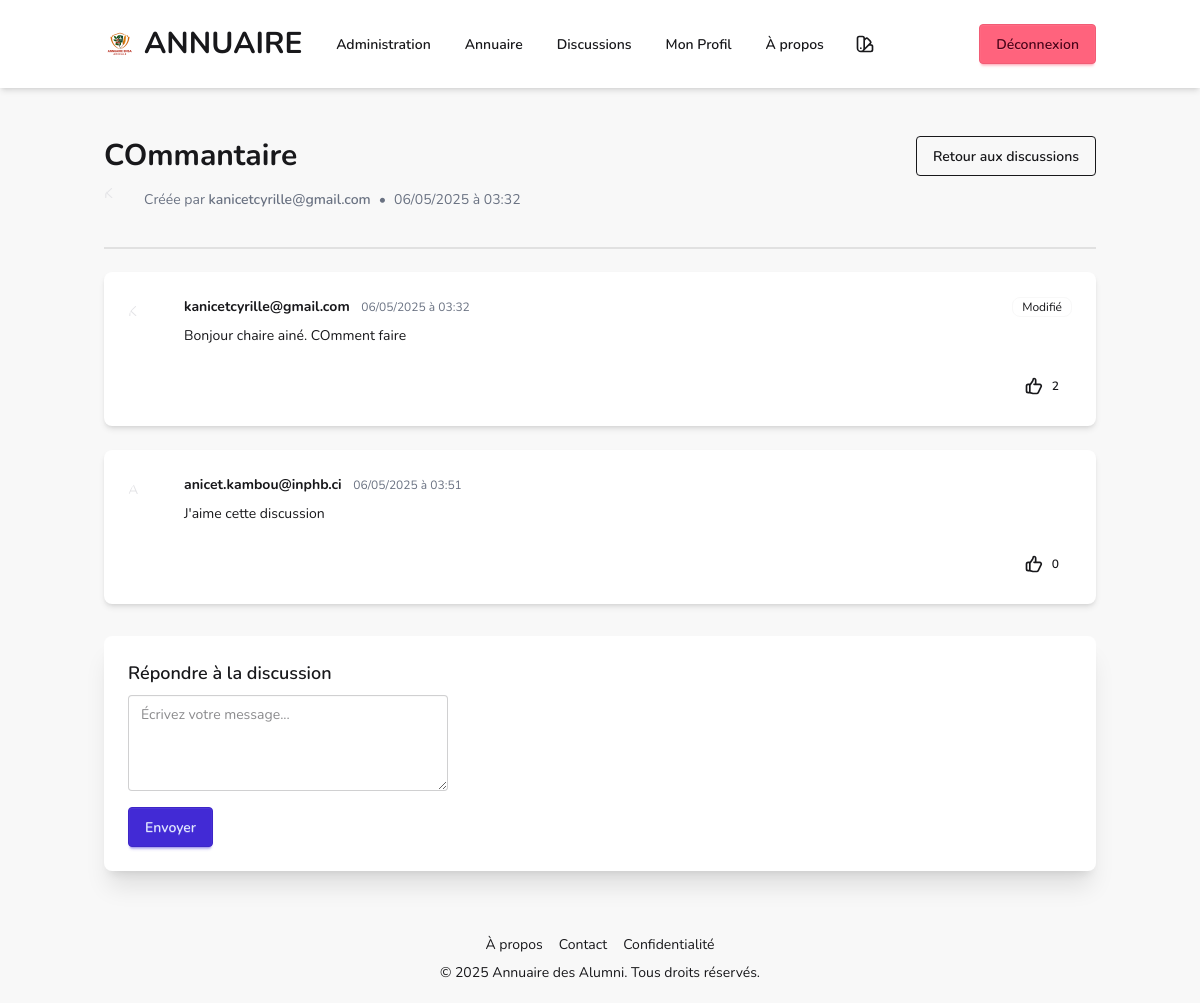
The page /chat/2 (signed in) on the database its author committed.
### models.py (models this page shows, shortened)
class Discussion(db.Model):
    __tablename__ = 'discussions'
    auteur_id = db.Column(db.Integer, db.ForeignKey('users.id'), nullable=False)
    date_creation = db.Column(db.DateTime, default=datetime.utcnow)
    id_discussion = db.Column(db.Integer, primary_key=True, autoincrement=True)
    sujet = db.Column(db.String, nullable=False)
    messages = db.relationship("Message", back_populates="discussion")
    user = db.relationship("User", back_populates="discussion")

class User(db.Model):
    __tablename__ = 'users'
    id = Column(Integer, primary_key=True, autoincrement=True)
    email = Column(String(255), nullable=False, unique=True)
    password_hash = Column(String(255), nullable=False)
    role = Column(SQLEnum(RoleEnum), nullable=False, default=RoleEnum.USER)
    created_at = Column(DateTime, default=datetime.utcnow)
    last_login = Column(DateTime, nullable=True)
    messages = db.relationship("Message", back_populates="user")
    likes = db.relationship("Like", back_populates="user")
    discussion = db.relationship("Discussion", back_populates="user")
    @property
    def is_authenticated(self):
        return True
    @property
    def is_admin(self):
        return self.role == RoleEnum.ADMIN or self.role == RoleEnum.SUPER_ADMIN

class Message(db.Model):
    __tablename__ = 'messages'
    id_message = db.Column(db.Integer, primary_key=True, autoincrement=True)
    user_id = db.Column(db.Integer, db.ForeignKey('users.id'), nullable=False)
    id_discussion = db.Column(db.Integer, db.ForeignKey('discussions.id_discussion'), nullable=False)
    contenu = db.Column(db.Text, nullable=False)
    date_ecriture = db.Column(db.DateTime, default=datetime.utcnow)
    date_modification = db.Column(db.DateTime, onupdate=datetime.utcnow)
    likes = db.Column(db.Integer, default=0)
    user = db.relationship("User", back_populates="messages")
    discussion = db.relationship("Discussion", back_populates="messages")

### routes/chat.py (the view)
@chat_bp.route('/<int:discussion_id>')
@login_required
def show_discussion(discussion_id):
    discussion = Discussion.query.get_or_404(discussion_id)
    messages = Message.query.filter_by(id_discussion=discussion_id).order_by(Message.date_ecriture).all()
    return render_template('chat/discussion.html', discussion=discussion, messages=messages)

### models.py (called while the page is built)
@login_manager.user_loader
def load_user(user_id):
    return User.query.get(int(user_id))

### routes/chat.py (called while the page is built)
@chat_bp.app_template_filter('nl2br')
def nl2br(value):
    if value:
        value = str(value)
        return Markup(value.replace('\n', '<br>'))
    return value

### templates/chat/discussion.html (shortened to what this page needs)
{% extends "base.html" %}
{% block content %}
<div class="container mx-auto">
    <div class="mb-6">
        <div class="flex items-center justify-between">
            <h1 class="text-3xl font-bold">{{ discussion.sujet }}</h1>
            <a href="{{ url_for('chat.list_discussions') }}" class="btn btn-outline">Retour aux discussions</a>
        </div>
        <div class="flex items-center text-sm text-gray-500 mt-2">
            <div class="avatar placeholder mr-2">
                <div class="bg-neutral-focus text-neutral-content rounded-full w-8">
                    <span>{{ discussion.user.email[0] | upper }}</span>
                </div>
            </div>
            <span>Créée par <span class="font-semibold">{{ discussion.user.email }}</span></span>
            <span class="mx-2">•</span>
            <span>{{ discussion.date_creation.strftime('%d/%m/%Y à %H:%M') }}</span>
        </div>
    </div>
    <div class="divider"></div>
    <div class="messages space-y-6 mb-8">
        {% if messages %}
            {% for message in messages %}
            <div class="card bg-base-100 shadow-md hover:shadow-lg transition-shadow">
                <div class="card-body">
                    <div class="flex items-start">
                        <div class="avatar placeholder mr-4">
                            <div class="bg-neutral-focus text-neutral-content rounded-full w-10">
                                <span>{{ message.user.email[0] | upper }}</span>
                            </div>
                        </div>
                        <div class="flex-1">
                            <div class="flex items-center justify-between mb-2">
                                <div>
                                    <span class="font-bold">{{ message.user.email }}</span>
                                    <span class="text-xs text-gray-500 ml-2">{{ message.date_ecriture.strftime('%d/%m/%Y à %H:%M') }}</span>
                                </div>
                                {% if message.date_modification and message.date_modification != message.date_ecriture %}
                                <span class="badge badge-sm">Modifié</span>
                                {% endif %}
                            </div>
                            <div class="message-content prose max-w-none">
                                {{ message.contenu | nl2br }}
                            </div>
                        </div>
                    </div>
                    <div class="flex justify-end mt-4">
                        <form method="POST" action="{{ url_for('chat.like_message', message_id=message.id_message) }}">
                            <button type="submit" class="btn btn-sm btn-ghost gap-2">
                                {{ message.likes }}
                            </button>
                        </form>
                    </div>
                </div>
            </div>
            {% endfor %}
        {% endif %}
    </div>
    <div class="card bg-base-100 shadow-xl">
        <div class="card-body">
            <h2 class="card-title">Répondre à la discussion</h2>
            <form method="POST" action="{{ url_for('chat.send_message', discussion_id=discussion.id_discussion) }}" class="message-form">
                <div class="form-control">
                    <textarea name="content" required placeholder="Écrivez votre message..." class="textarea textarea-bordered h-24"></textarea>
                </div>
                <div class="form-control mt-4">
                    <button type="submit" class="btn btn-primary">Envoyer</button>
                </div>
            </form>
        </div>
    </div>
</div>
{% endblock %}

### templates/base.html (style rules this page uses)
body { font-family: 'Nunito', sans-serif; }
h1, h2 { font-family: 'Nunito', serif; }

### rows shown on the page
Discussion: sujet "COmmantaire", date_creation "06/05/2025 à 03:32"
User: user.email "kanicetcyrille@gmail.com"
Message: user "K", user.email "kanicetcyrille@gmail.com", date_ecriture "06/05/2025 à 03:32", shows "Modifié", contenu "Bonjour chaire ainé. COmment faire", likes "2"
Message: user "A", user.email "anicet.kambou@inphb.ci", date_ecriture "06/05/2025 à 03:51", contenu "J'aime cette discussion", likes "0"
